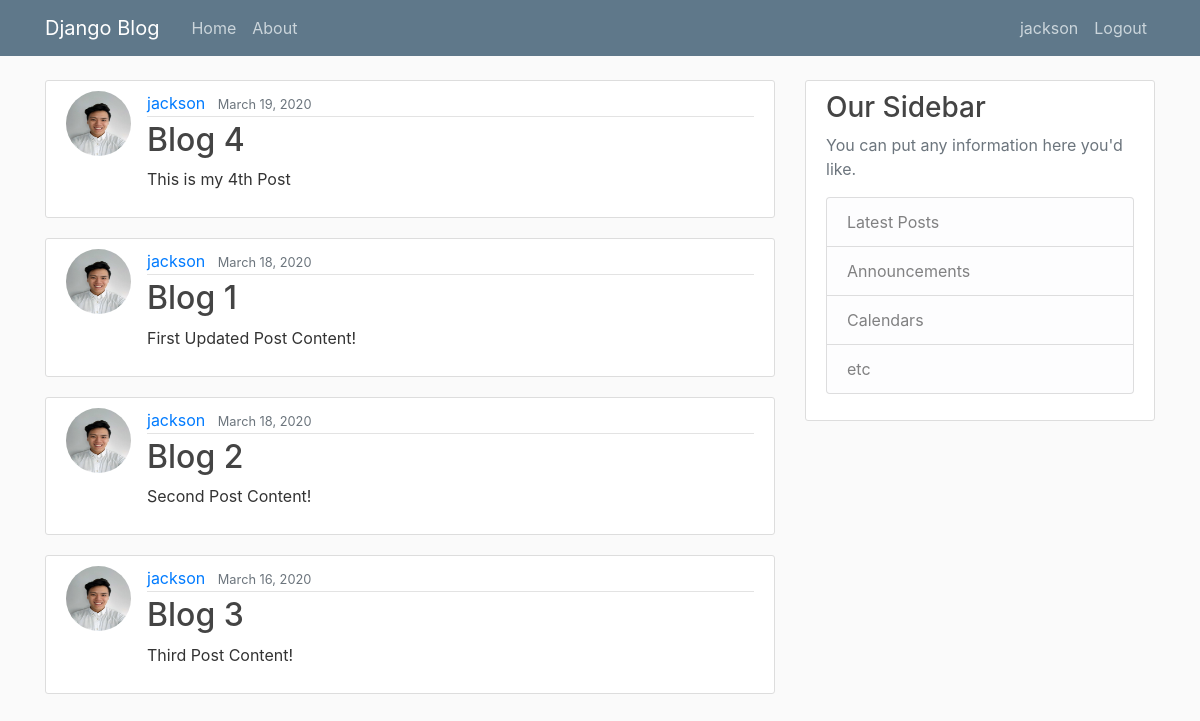
The app's page / (signed in) with its own data.
### blog/models.py (models this page shows, shortened)
class Post(models.Model):
    title = models.CharField(max_length=100)
    content = models.TextField()
    date_posted = models.DateField(default=timezone.now)
    author = models.ForeignKey(User, on_delete=models.CASCADE)

### users/models.py (models this page shows, shortened)
class Profile(models.Model):
    user = models.OneToOneField(User, on_delete=models.CASCADE)
    image = models.ImageField(default='default.jpg', upload_to='profile_pics')

### blog/views.py (the view)
# urls.py: path('', PostListView.as_view(), name='blog-home'),
class PostListView(ListView):
    model = Post
    template_name = 'blog/home.html'
    context_object_name = 'posts'
    ordering = ['-date_posted']

### blog/templates/blog/home.html
{% extends 'blog/base.html' %}
{% block content %}
{% for post in posts %}
<article class="media content-section">
  <img class='rounded-circle article-img' src="{{ post.author.profile.image.url }}">
  <div class="media-body">
    <div class="article-metadata">
      <a class="mr-2" href="#">{{ post.author }}</a>
      <small class="text-muted">{{ post.date_posted|date:"F d, Y" }}</small>
    </div>
    <h2><a class="article-title" href="{% url 'post-detail' post.id %}">{{ post.title }}</a></h2>
    <p class="article-content">{{ post.content }}</p>
  </div>
</article>
{% endfor %} {% endblock content %}

### blog/templates/blog/base.html (shortened to what this page needs)
{% load static %}
<!DOCTYPE html>
<html lang="en">
  <head>
    <link rel="stylesheet" href="https://maxcdn.bootstrapcdn.com/bootstrap/4.0.0/css/bootstrap.min.css">
    <link rel="stylesheet" href="{% static 'blog/main.css' %}">
  </head>
  <body>
    <header class="site-header">
      <nav class="navbar navbar-expand-md navbar-dark bg-steel fixed-top">
        <div class="container">
          <a class="navbar-brand mr-4" href="{% url 'blog-home' %}">Django Blog</a>
          <div class="collapse navbar-collapse" id="navbarToggle">
            <div class="navbar-nav mr-auto">
              <a class="nav-item nav-link" href="{% url 'blog-home' %}">Home</a>
              <a class="nav-item nav-link" href="{% url 'blog-about' %}">About</a>
            </div>
            <div class="navbar-nav">
            {% if user.is_authenticated %}
              <a class="nav-item nav-link" href="{% url 'profile' %}">{{ user }}</a>
              <a class="nav-item nav-link" href="{% url 'logout' %}">Logout</a>
            {% else %}
              <a class="nav-item nav-link" href="{% url 'login' %}">Login</a>
              <a class="nav-item nav-link" href="{% url 'register' %}">Register</a>
            {% endif %}
            </div>
          </div>
        </div>
      </nav>
    </header>
    <main role="main" class="container">
      <div class="row">
        <div class="col-md-8">
          {% block content %}{% endblock %}
        </div>
        <div class="col-md-4">
          <div class="content-section">
            <h3>Our Sidebar</h3>
            <p class='text-muted'>You can put any information here you'd like.
              <ul class="list-group">
                <li class="list-group-item list-group-item-light">Latest Posts</li>
                <li class="list-group-item list-group-item-light">Announcements</li>
                <li class="list-group-item list-group-item-light">Calendars</li>
                <li class="list-group-item list-group-item-light">etc</li>
              </ul>
            </p>
          </div>
        </div>
      </div>
    </main>
  </body>
</html>

### blog/static/blog/main.css (style rules this page uses)
body { background: #fafafa; color: #333333; margin-top: 5rem; }
h1, h2, h3, h4, h5, h6 { color: #444444; }
ul { margin: 0; }
.bg-steel { background-color: #5f788a; }
.site-header .navbar-nav .nav-link { color: #cbd5db; }
.content-section { background: #ffffff; padding: 10px 20px; border: 1px solid #dddddd; border-radius: 3px; margin-bottom: 20px; }
.article-title { color: #444444; }
.article-content { white-space: pre-line; }
.article-img { height: 65px; width: 65px; margin-right: 16px; }
.article-metadata { padding-bottom: 1px; margin-bottom: 4px; border-bottom: 1px solid #e3e3e3 }

### records on screen
Post: author.profile.image (picture), author "jackson", date_posted "March 19, 2020", title "Blog 4", content "This is my 4th Post"
Post: author.profile.image (picture), author "jackson", date_posted "March 18, 2020", title "Blog 1", content "First Updated Post Content!"
Post: author.profile.image (picture), author "jackson", date_posted "March 18, 2020", title "Blog 2", content "Second Post Content!"
Post: author.profile.image (picture), author "jackson", date_posted "March 16, 2020", title "Blog 3", content "Third Post Content!"

### other values on screen
{{ user }} "jackson"
